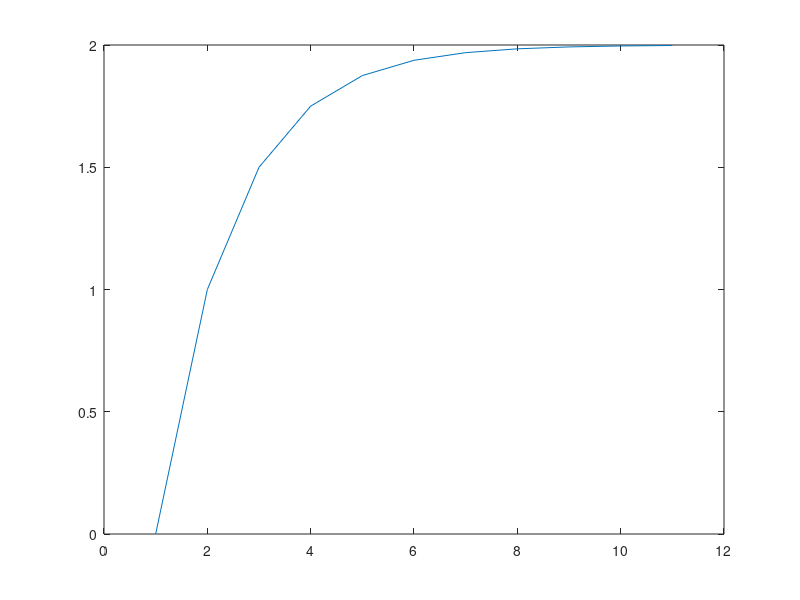

This chart was generated by the following MATLAB code:
A1 = 1;
total = 0;
r = 1/2;
S(:,1) = total;
for i = 1:10
    a = A1 * r^(i-1);
    total = total + a;
    S(:,i+1) = total;
end
plot(S)